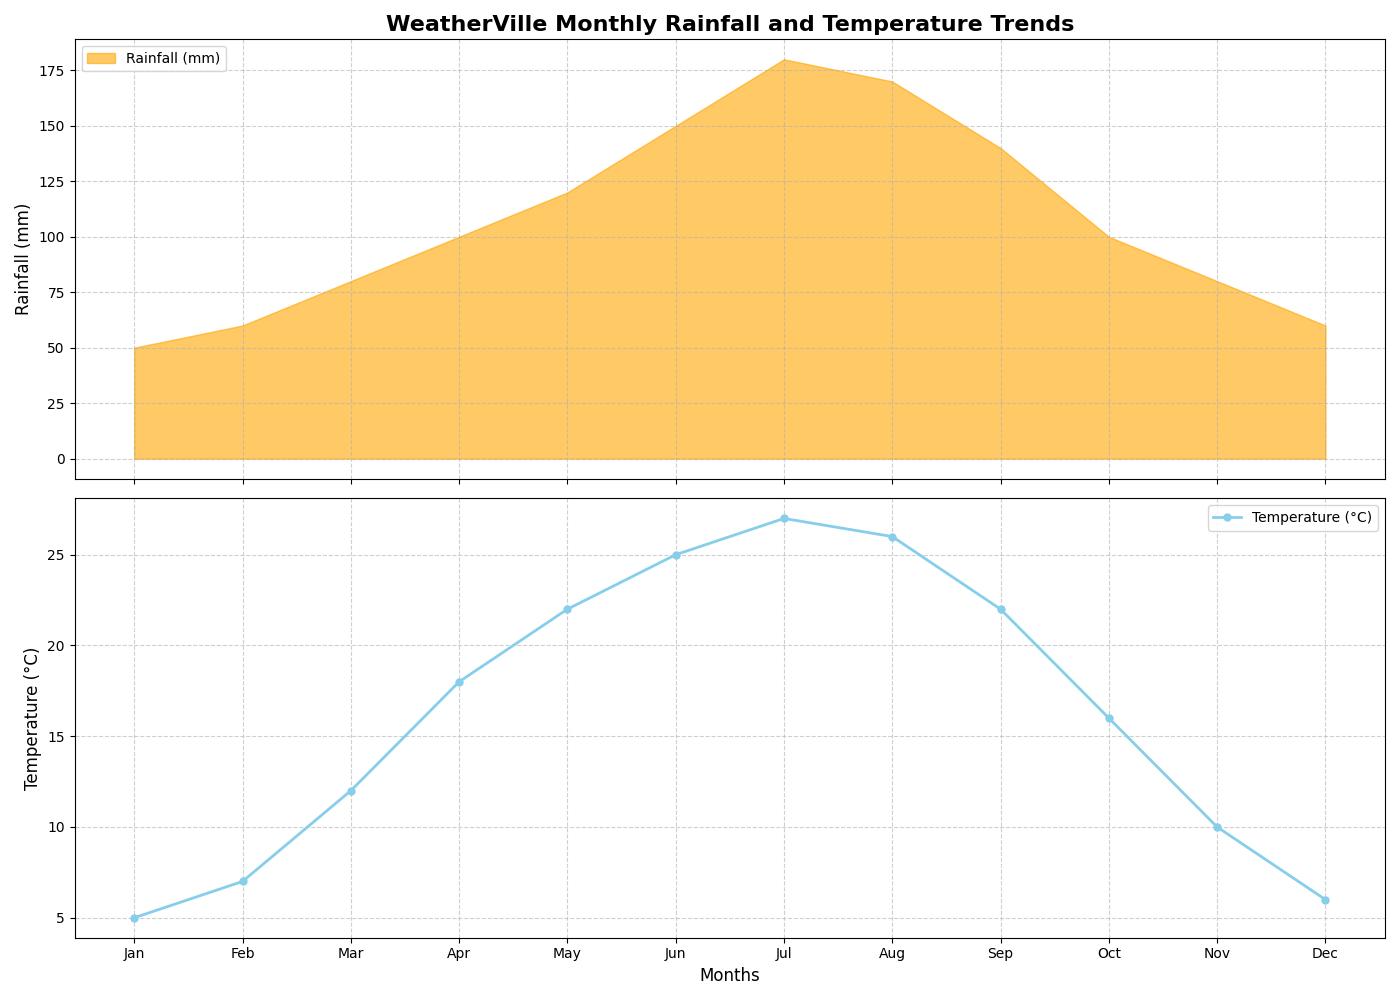

Write Python code to recreate this figure.
import matplotlib.pyplot as plt
import numpy as np

# Months of the year
months = np.array(['Jan', 'Feb', 'Mar', 'Apr', 'May', 'Jun', 'Jul', 'Aug', 'Sep', 'Oct', 'Nov', 'Dec'])

# Monthly rainfall data (in mm)
rainfall = [50, 60, 80, 100, 120, 150, 180, 170, 140, 100, 80, 60]

# Monthly average temperature data (in Celsius)
temperature = [5, 7, 12, 18, 22, 25, 27, 26, 22, 16, 10, 6]

# Create figure and subplots
fig, (ax1, ax2) = plt.subplots(2, 1, figsize=(14, 10), sharex=True)

# Area chart for monthly rainfall with a shuffled color
ax1.fill_between(months, rainfall, color='orange', alpha=0.6, label='Rainfall (mm)')
ax1.set_ylabel('Rainfall (mm)', fontsize=12)
ax1.set_title('WeatherVille Monthly Rainfall and Temperature Trends', fontsize=16, fontweight='bold')
ax1.legend(loc='upper left')
ax1.grid(True, which='both', linestyle='--', alpha=0.6)

# Line chart for average monthly temperature with a shuffled color
ax2.plot(months, temperature, color='skyblue', marker='o', linestyle='-', linewidth=2, markersize=5, label='Temperature (°C)')
ax2.set_xlabel('Months', fontsize=12)
ax2.set_ylabel('Temperature (°C)', fontsize=12)
ax2.legend(loc='upper right')
ax2.grid(True, which='both', linestyle='--', alpha=0.6)

# Adjust layout to prevent overlap
plt.tight_layout()

# Show the plot
plt.show()
